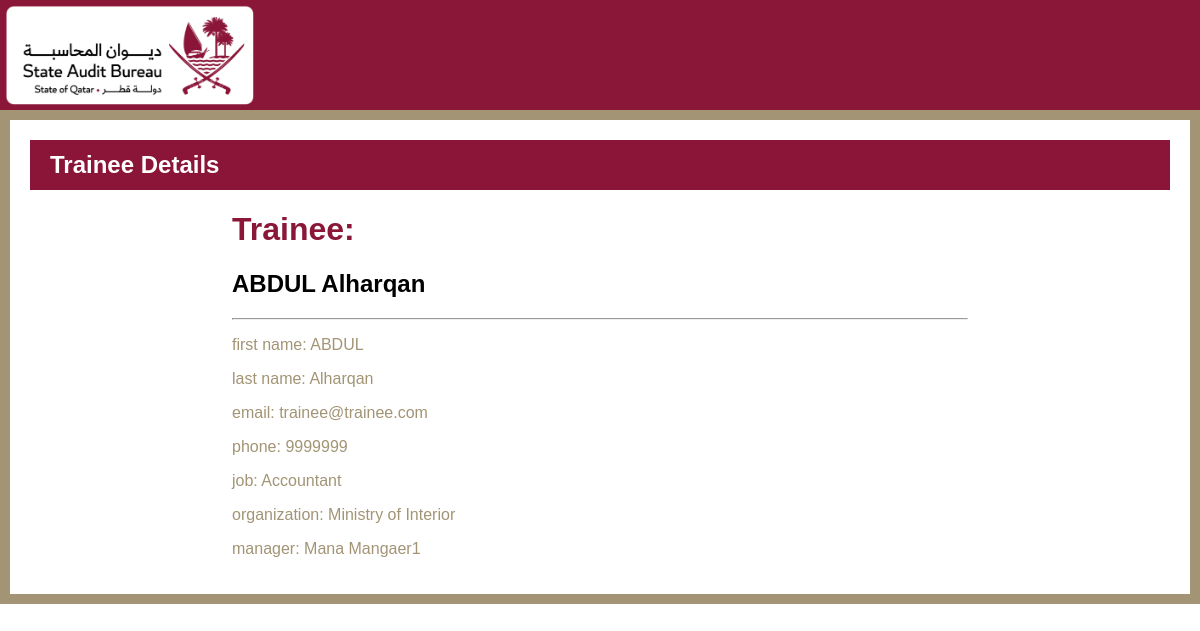
The page /trainee/2/ on the database as committed earlier.
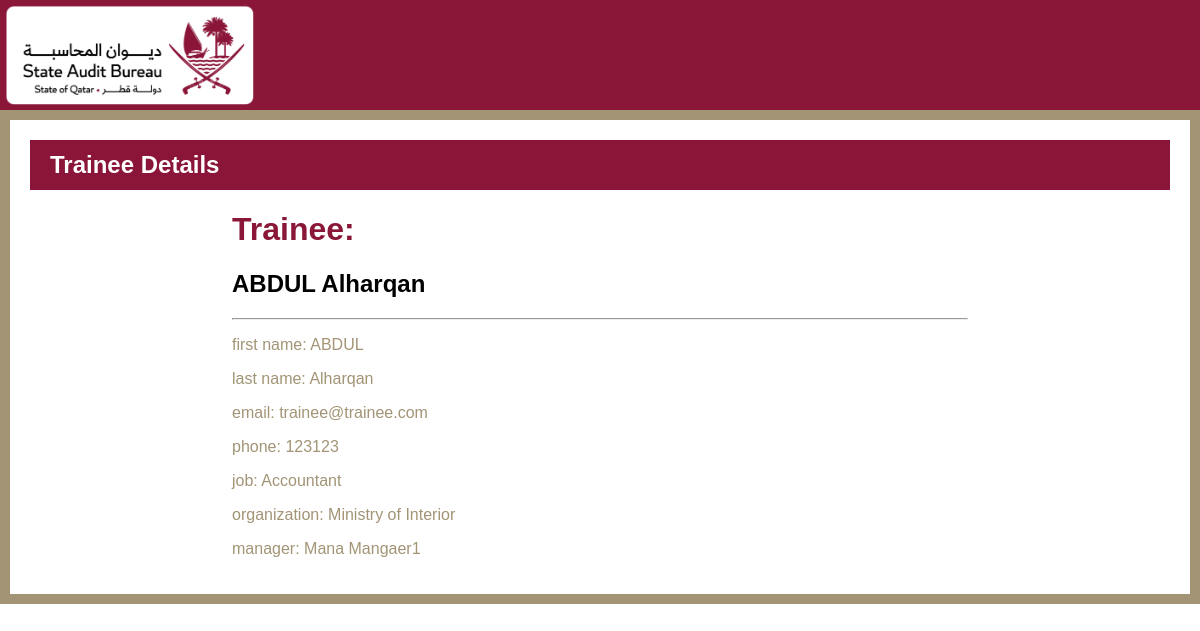
The same page on the database as committed later.
### base/models.py (models this page shows)
class Trainee(models.Model):
    trainee = models.OneToOneField(CustomUser, on_delete=models.CASCADE)
    phone = models.CharField(max_length=100)
    address = models.CharField(max_length=200, null=True)
    organization = models.CharField(max_length=200)
    job = models.CharField(max_length=100)
    manager = models.ForeignKey(Manager, on_delete=models.CASCADE)
    def __str__(self):
        return self.trainee.get_name()

class Manager(models.Model):
    manager = models.OneToOneField(CustomUser, on_delete=models.CASCADE)
    phone = models.CharField(max_length=100)
    organization = models.CharField(max_length=100)
    def __str__(self):
            return self.manager.first_name + ' ' + self.manager.last_name

### accounts/models.py (models this page shows, shortened)
class CustomUser(AbstractUser):
    username = models.CharField(max_length=11, unique=True)
    email = models.EmailField(max_length=254)
    first_name = models.CharField(max_length=30)
    last_name = models.CharField(max_length=30)
    ROLE_CHOICES = (
        ('trainee', 'Trainee'),
        ('admin', 'Admin'),
        ('manager', 'Manager'),
    )
    role = models.CharField(max_length=10, choices=ROLE_CHOICES, default="trainee")
    secret_key = models.CharField(max_length=16, blank=True, null=True)
    USERNAME_FIELD = "username"
    REQUIRED_FIELDS = "email", "first_name", "last_name", "role"
    def get_name(self):
        return self.first_name + " " + self.last_name

### base/views.py (the view)
# urls.py: path('trainee/<int:pk>/', TraineeDetail.as_view(), name="trainee"),
class TraineeDetail(DetailView):
    model = Trainee
    template_name = 'base/admin_dashboard/trainee_detail.html'
    context_object_name = 'trainee'

### base/templates/base/admin_dashboard/trainee_detail.html (shortened to what this page needs)
{% load static %}
<!DOCTYPE html>
<html>
   <head>
      <link rel="stylesheet" href="https://cdnjs.cloudflare.com/ajax/libs/font-awesome/6.3.0/css/all.min.css" />
	    <link rel="stylesheet" href="https://cdnjs.cloudflare.com/ajax/libs/bootstrap/5.3.0-alpha1/css/bootstrap-grid.min.css" />
    <link rel="stylesheet" href="{% static 'css/reg_style.css' %}">
</head>
   <body>
    <div class="header">
      <div class="logo">
         <img src="{% static 'img/primary-rgb-state-audit-bureau-1@2x.png' %}" alt="Logo">
        </div>
    </div>
    <div class="gold-border container-fluid">
      <div class="maroon-bar">
        <h2>Trainee Details</h2>
      </div>
      <div class="container">
        <div class="row justify-content-center">
          <div class="col-md-8">
            <div class="card">
              <div class="card-header">
                <h1 style="color:#8A1738" > Trainee:</h1>
                <h2 style="color:#000">{{trainee}}</h2>
                <hr/>
              </div>
              <div class="card-body" >
                <p> first name: {{trainee.trainee.first_name}}</p>
                <p> last name: {{trainee.trainee.last_name}}</p>
                <p> email: {{trainee.trainee.email}}</p>
                <p> phone: {{trainee.phone}}</p>
                <p> job: {{trainee.job}}</p>
                <p> organization: {{trainee.organization}}</p>
                <p> manager: {{trainee.manager}}</p>
              </div>
            </div>
          </div>
        </div>
      </div>
    </div>
</body>
</html>

Rows that differ between the two databases and show on the page:
changed Trainee "Accountant": phone "9999999" → "123123"
